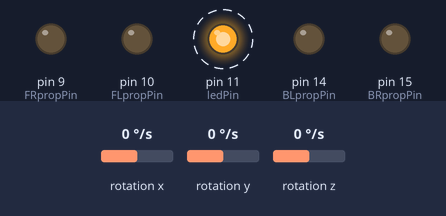
Bench run of a sketch on a simulated Arduino Uno, built for the host (arithmetic inside an expression is 32-bit, double 64-bit). Shown: output pins drawn as LEDs (lit = HIGH). Wiring (inferred from the names in the program): ITG-3200 gyroscope at I2C address 0x68. Dashed ring = blinking. The test bench sets the inputs (shaded band); at power-on: rotation x 0 °/s, rotation y 0 °/s, rotation z 0 °/s. What the sketch prints to the serial monitor is not drawn.

Above: at 1.27 s.
1.3 s: rotation x set to -192 °/s
At 4.1 s:
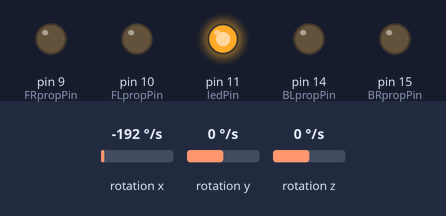
4.3 s: rotation y set to -192 °/s
5.8 s: rotation z set to -192 °/s
Timing chart, 0 to 8.8 s (numbered marks = the images above; inputs shaded):
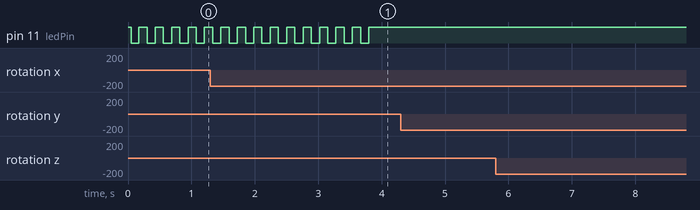

Measured:
- after the input at 4.3 s, every drawn part: stays the same
- after the input at 5.8 s, every drawn part: stays the same
- by itself, pin 11 (ledPin): alternates HIGH for 0.13 s and LOW for 0.13 s, 20 changes in all, then stays HIGH

The sketch:

Quadroter.ino
```cpp
const int FLpropPin =  10;
const int FRpropPin =  9;
const int BLpropPin =  14;
const int BRpropPin =  15;
const int ledPin = 11;

int FLpow;
int FRpow;
int BLpow;
int BRpow;

float xBias = 0;
float yBias = 0;
float zBias = 0;

int sampleCounter = 0;
int samplesSinceLastCommand = 0;
boolean biasCalibrated = false;
boolean telemeteryMode = true;

const int gyroBiasCount = 300;
int gyroDiv = 15;
int lift = 0;
int yaw = 0;
int pitch = 0;
int roll = 0;

int adjYaw = 0;
int adjPitch = 0;
int adjRoll = 0;

int xRate, yRate, zRate;
int ledState = 0;
int serialParseState = 0;
int p1, p2, p3, p4,p5;


HardwareSerial Uart = HardwareSerial();

void setup()   {
  pinMode(FLpropPin, OUTPUT);
  pinMode(FRpropPin, OUTPUT);
  pinMode(BLpropPin, OUTPUT);
  pinMode(BRpropPin, OUTPUT);
  pinMode(ledPin, OUTPUT);
  digitalWrite(ledPin, HIGH);


  Serial.begin(57600);
  Uart.begin(57600);

  InitItg3200();
  delay(50);
  digitalWrite(ledPin, LOW);
}

void PowerBoundCheck() {
  if(FLpow < 0) FLpow = 0;
  if(FRpow < 0) FRpow = 0;
  if(BLpow < 0) BLpow = 0;
  if(BRpow < 0) BRpow = 0;

  if(FLpow > 255) FLpow = 255;
  if(FRpow > 255) FRpow = 255;
  if(BLpow > 255) BLpow = 255;
  if(BRpow > 255) BRpow = 255;
}

void UpdateMotorControl() {

  FLpow = lift - pitch - adjPitch - roll - adjRoll - yaw - adjYaw;
  FRpow = lift - pitch - adjPitch + roll + adjRoll + yaw + adjYaw;
  BLpow = lift + pitch + adjPitch - roll - adjRoll + yaw + adjYaw;
  BRpow = lift + pitch + adjPitch + roll + adjRoll - yaw - adjYaw;

  PowerBoundCheck();

  analogWrite(FLpropPin, FLpow);
  analogWrite(FRpropPin, FRpow);
  analogWrite(BLpropPin, BLpow);
  analogWrite(BRpropPin, BRpow);

}

void pulsePin(int pin, int duty, int ms) {
  digitalWrite(ledPin, HIGH);
  analogWrite(pin, duty);
  delay(ms);
  digitalWrite(ledPin, LOW);
  analogWrite(pin, 0);
  delay(ms);
}

void MotorCheck(int power, int duration){
  pulsePin(FLpropPin,power, duration);
  pulsePin(FRpropPin,power, duration);
  pulsePin(BLpropPin,power, duration);
  pulsePin(BRpropPin,power, duration);
}

void UartControl() {
  char b;
  if(!biasCalibrated)
    return;

  while (Uart.available() > 0) {
    digitalWrite(ledPin, LOW);
    switch(serialParseState) {
      case 0:
        b = Uart.read();
        if(b == 'g')
          serialParseState = 1;
        break;
       case 1:
        p1 = Uart.read();
        serialParseState = 2;
        break;
       case 2:
        p2 = Uart.read();
        serialParseState = 3;
        break;
       case 3:
        p3 = Uart.read();
        serialParseState = 4;
        break;
       case 4:
        p4 = Uart.read();
        serialParseState = 5;
        break;
       case 5:
        p5 = Uart.read();
        serialParseState = 6;
        break;
       case 6:
        b = Uart.read();
        if(b == 's'){//passes packet terminator check
          lift = p1;
          pitch = p2-128;
          yaw = p3-128;
          roll = p4-128;
          gyroDiv = p5;
        }
        if(b == 'r') {
          biasCalibrated = false;
          sampleCounter = 0;
        }
        if(b == 't'){
          telemeteryMode = !telemeteryMode;
        }
        samplesSinceLastCommand = 0;
        serialParseState = 0;
        break;
    }
  }
  digitalWrite(ledPin, HIGH);
}


void ReadGyro(){
  //Create variables to hold the output rates.
  //Read the x,y and z output rates from the gyroscope.
  xRate = readX();//pitch
  yRate = readY();//roll
  zRate = readZ();//yaw

  if(sampleCounter < gyroBiasCount){
    xBias += xRate;
    yBias += yRate;
    zBias += zRate;
    sampleCounter++;

    if((sampleCounter % 10) == 0) {
      ledState = !ledState;
      digitalWrite(ledPin, ledState);
    }

    if(sampleCounter == gyroBiasCount) {
      xBias /= gyroBiasCount;
      yBias /= gyroBiasCount;
      zBias /= gyroBiasCount;
      biasCalibrated = true;
      digitalWrite(ledPin, HIGH);
    }
  }
}

void SerialPassthrough(){
    if(Uart.available() > 0) {
      ledState = !ledState;
      Serial.write(Uart.read());
    }
    if(Serial.available() > 0) {
      ledState = !ledState;
      Uart.write(Serial.read());
    }

    digitalWrite(ledPin, ledState);
}

void loop()
{
//  SerialPassthrough();
//  return;

  ReadGyro();

  if(telemeteryMode){
    Serial.write(0xAA);
    Serial.write(xRate>>8);
    Serial.write(xRate & 255);
    Serial.write(yRate>>8);
    Serial.write(yRate & 255);
    Serial.write(zRate>>8);
    Serial.write(zRate & 255);
  }
  UartControl();

  if(biasCalibrated) {
    if(lift > 0) {
      adjPitch = -(xRate-xBias)/gyroDiv;
      adjRoll = -(yRate-yBias)/gyroDiv;
      adjYaw = (zRate-zBias)/gyroDiv;
    } else {
      adjPitch = 0;
      adjRoll = 0;
      adjYaw = 0;
      pitch = 0;
      roll = 0;
      yaw = 0;
    }
    UpdateMotorControl();
  }

  //Wait 10ms before reading the values again. (Remember, the output rate was set to 100hz and 1reading per 10ms = 100hz.)
  delay(10);

  //require heartbeat - dead man switch
  if(samplesSinceLastCommand > 100){
    lift = 0;
    adjPitch = 0;
    adjRoll = 0;
    adjYaw = 0;
    pitch = 0;
    roll = 0;
    yaw = 0;
    UpdateMotorControl();
  }
  else {
    samplesSinceLastCommand++;
  }

}
```

ITG3200Setup.ino
```cpp
#include <Wire.h>

//This is a list of registers in the ITG-3200. Registers are parameters that determine how the sensor will behave, or they can hold data that represent the
//sensors current status.
//To learn more about the registers on the ITG-3200, download and read the datasheet.
const char WHO_AM_I = 0x00;
const char SMPLRT_DIV= 0x15;
const char DLPF_FS = 0x16;
const char GYRO_XOUT_H = 0x1D;
const char GYRO_XOUT_L = 0x1E;
const char GYRO_YOUT_H = 0x1F;
const char GYRO_YOUT_L = 0x20;
const char GYRO_ZOUT_H = 0x21;
const char GYRO_ZOUT_L = 0x22;
//This is a list of settings that can be loaded into the registers.
//DLPF, Full Scale Register Bits
//FS_SEL must be set to 3 for proper operation
//Set DLPF_CFG to 3 for 1kHz Fint and 42 Hz Low Pass Filter
const char DLPF_CFG_0 = (1<<0);
const char DLPF_CFG_1 = (1<<1);
const char DLPF_CFG_2 = (1<<2);
const char DLPF_FS_SEL_0 = (1<<3);
const char DLPF_FS_SEL_1 = (1<<4);

const char itgAddress = 0x68;

void InitItg3200(){

  Wire.begin();        // join i2c bus (address optional for master)

  //Read the WHO_AM_I register and print the result
  char id=0;
  id = itgRead(itgAddress, 0x00);
  Serial.print("ID: ");
  Serial.println(id, HEX);

  //Configure the gyroscope
  //Set the gyroscope scale for the outputs to +/-2000 degrees per second
  itgWrite(itgAddress, DLPF_FS, (DLPF_FS_SEL_0|DLPF_FS_SEL_1|DLPF_CFG_0));
  //Set the sample rate to 100 hz
  itgWrite(itgAddress, SMPLRT_DIV, 9);

}


//This function will write a value to a register on the itg-3200.
//Parameters:
//  char address: The I2C address of the sensor. For the ITG-3200 breakout the address is 0x69.
//  char registerAddress: The address of the register on the sensor that should be written to.
//  char data: The value to be written to the specified register.
void itgWrite(char address, char registerAddress, char data)
{
  //Initiate a communication sequence with the desired i2c device
  Wire.beginTransmission(address);
  //Tell the I2C address which register we are writing to
  Wire.write(registerAddress);
  //Send the value to write to the specified register
  Wire.write(data);
  //End the communication sequence
  Wire.endTransmission();
}
//This function will read the data from a specified register on the ITG-3200 and return the value.
//Parameters:
//  char address: The I2C address of the sensor. For the ITG-3200 breakout the address is 0x69.
//  char registerAddress: The address of the register on the sensor that should be read
//Return:
//  unsigned char: The value currently residing in the specified register
unsigned char itgRead(char address, char registerAddress)
{
  //This variable will hold the contents read from the i2c device.
  unsigned char data=0;

  //Send the register address to be read.
  Wire.beginTransmission(address);
  //Send the Register Address
  Wire.write(registerAddress);
  //End the communication sequence.
  Wire.endTransmission();

  //Ask the I2C device for data
  Wire.beginTransmission(address);
  Wire.requestFrom(address, 1);

  //Wait for a response from the I2C device
  if(Wire.available()){
    //Save the data sent from the I2C device
    data = Wire.read();
  }

  //End the communication sequence.
  Wire.endTransmission();

  //Return the data read during the operation
  return data;
}
//This function is used to read the X-Axis rate of the gyroscope. The function returns the ADC value from the Gyroscope
//NOTE: This value is NOT in degrees per second.
//Usage: int xRate = readX();
int readX(void)
{
  int data=0;
  data = itgRead(itgAddress, GYRO_XOUT_H)<<8;
  data |= itgRead(itgAddress, GYRO_XOUT_L);

  return data;
}
//This function is used to read the Y-Axis rate of the gyroscope. The function returns the ADC value from the Gyroscope
//NOTE: This value is NOT in degrees per second.
//Usage: int yRate = readY();
int readY(void)
{
  int data=0;
  data = itgRead(itgAddress, GYRO_YOUT_H)<<8;
  data |= itgRead(itgAddress, GYRO_YOUT_L);

  return data;
}
//This function is used to read the Z-Axis rate of the gyroscope. The function returns the ADC value from the Gyroscope
//NOTE: This value is NOT in degrees per second.
//Usage: int zRate = readZ();
int readZ(void)
{
  int data=0;
  data = itgRead(itgAddress, GYRO_ZOUT_H)<<8;
  data |= itgRead(itgAddress, GYRO_ZOUT_L);

  return data;
}
```
